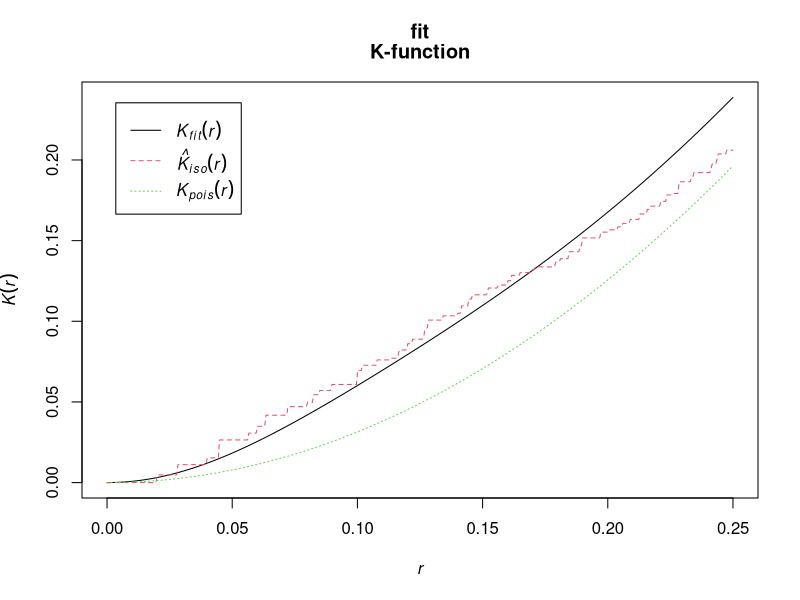
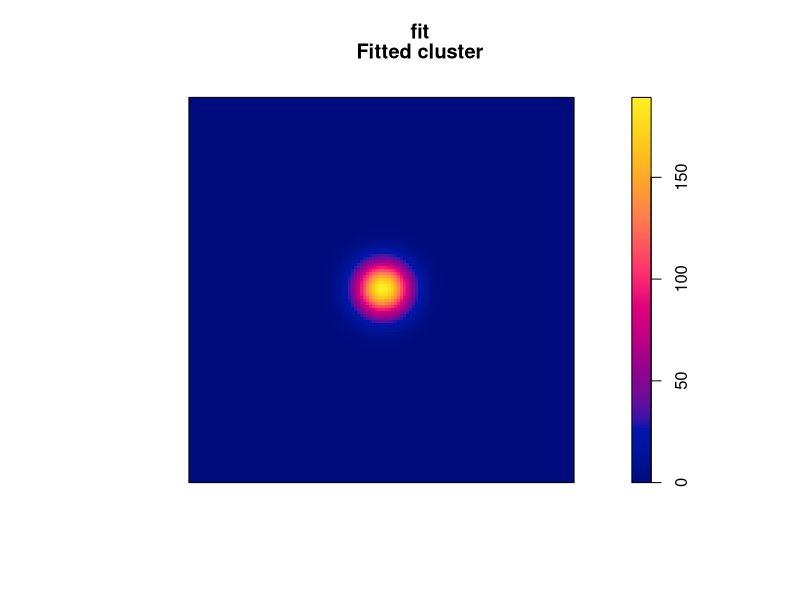
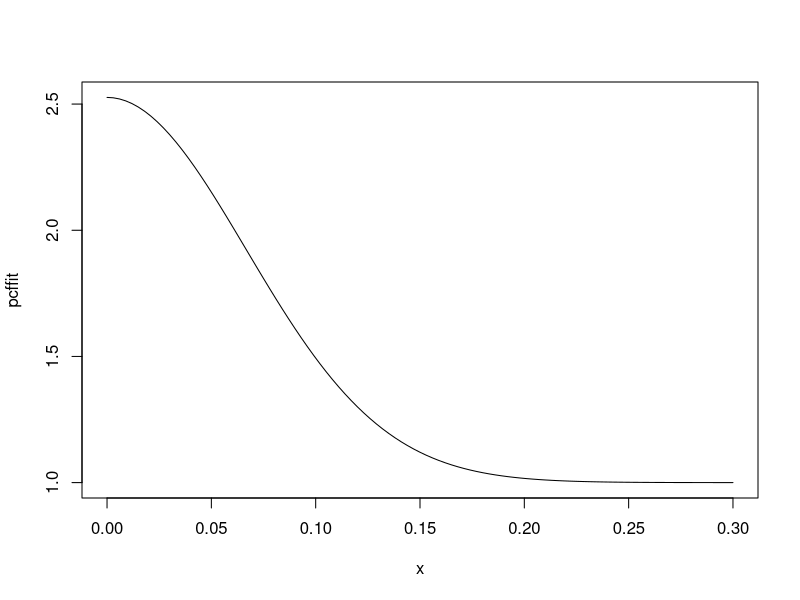

Reproduce these figures in R, in order.
## ---- chunk 1
# This option turns evaluation of R code off in this document. Remove it
# if you use it as a template for solving the lab exercise.
knitr::opts_chunk$set(eval = FALSE)
## ---- chunk 2
library(spatstat)
## ---- chunk 3
    fit <- kppm(redwood ~ 1, clusters="Thomas")
    fit
    plot(fit)
## ---- chunk 4
    fit2 <- kppm(redwood ~ 1, clusters="Thomas", startpar=c(kappa=10, scale=0.1))
## ---- chunk 5
    pcffit <- pcfmodel(fit)
    plot(pcffit, xlim = c(0, 0.3))
